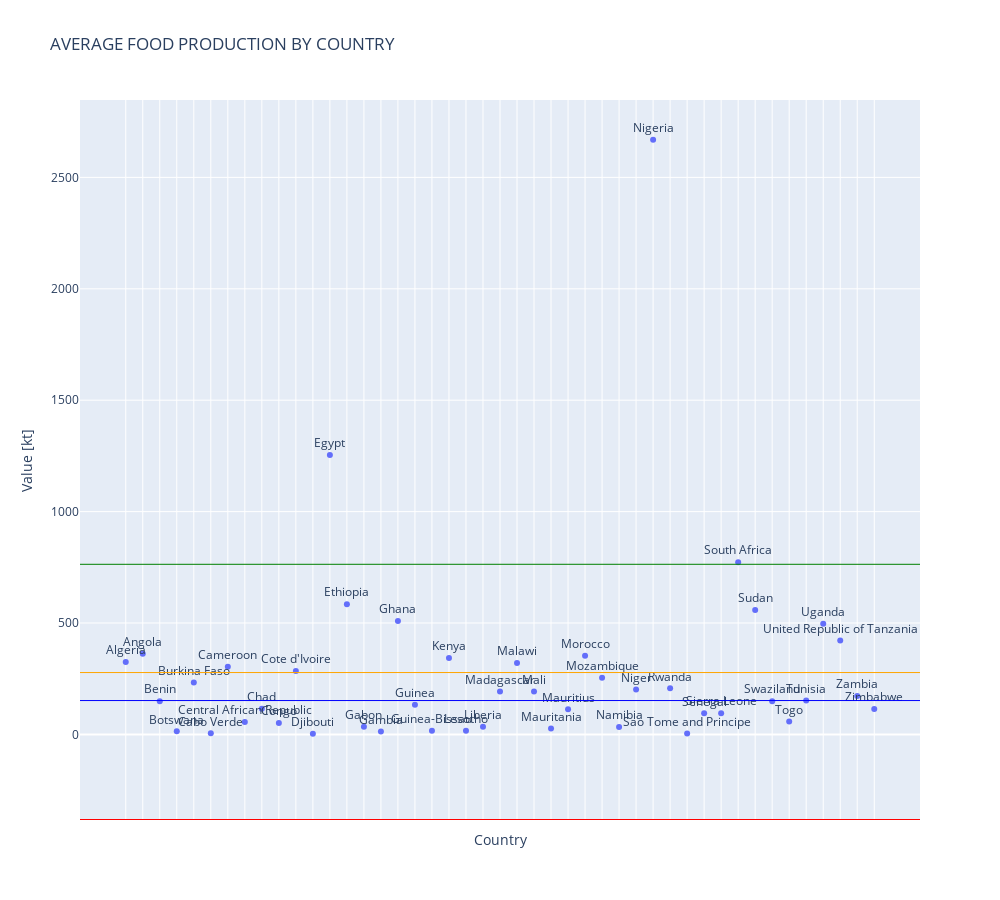

The notebook cell saved with this chart:
### Markdown cell above
### Average Food Production by Country

### Code cell
from plotly.offline import plot
fig = px.scatter(meanProd_C, x='Country', y='Value [kt]', title ='AVERAGE FOOD PRODUCTION BY COUNTRY',text='Country')
#add two horizontal lines
fig.update_layout(width=1000, height=900, autosize=False, shapes=[
    #lower fence
    dict(type='line', xref='paper', x0=0, x1=1, yref='y', y0=lower_fence, y1=lower_fence, line=dict(
    color='Red', width=1)),
    #mean
    dict(type='line', xref='paper', x0=0, x1=1, yref='y', y0=meanProd_C['Value [kt]'].mean(), y1=meanProd_C['Value [kt]'].mean(), line=dict(
    color='Orange', width=1)),
    #median
    dict(type='line', xref='paper', x0=0, x1=1, yref='y', y0=meanProd_C['Value [kt]'].median(), y1=meanProd_C['Value [kt]'].median(), line=dict(
    color='Blue', width=1)),
    #upper fence
    dict(type='line', xref='paper', x0=0, x1=1, yref='y', y0=upper_fence, y1=upper_fence, line=dict(
    color='Green', width=1))], showlegend=False)

fig.update_traces(textposition='top center')
fig.update_xaxes(showticklabels= False)

fig

### Figure 1 — Plotly figure (JSON) as saved in the notebook; plotly's stock layout.template omitted (floating-point values rounded to 4 significant figures)
{"data": [{"hovertemplate": "Country=%{text}<br>Value [kt]=%{y}<extra></extra>", "legendgroup": "", "marker": {"color": "#636efa", "symbol": "circle"}, "mode": "markers+text", "name": "", "orientation": "v", "showlegend": false, "text": ["Algeria", "Angola", "Benin", "Botswana", "Burkina Faso", "Cabo Verde", "Cameroon", "Central African Republic", "Chad", "Congo", "Cote d'Ivoire", "Djibouti", "Egypt", "Ethiopia", "Gabon", "Gambia", "Ghana", "Guinea", "Guinea-Bissau", "Kenya", "Lesotho", "Liberia", "Madagascar", "Malawi", "Mali", "Mauritania", "Mauritius", "Morocco", "Mozambique", "Namibia", "Niger", "Nigeria", "Rwanda", "Sao Tome and Principe", "Senegal", "Sierra Leone", "South Africa", "Sudan", "Swaziland", "Togo", "Tunisia", "Uganda", "United Republic of Tanzania", "Zambia", "Zimbabwe"], "textposition": "top center", "type": "scatter", "x": ["Algeria", "Angola", "Benin", "Botswana", "Burkina Faso", "Cabo Verde", "Cameroon", "Central African Republic", "Chad", "Congo", "Cote d'Ivoire", "Djibouti", "Egypt", "Ethiopia", "Gabon", "Gambia", "Ghana", "Guinea", "Guinea-Bissau", "Kenya", "Lesotho", "Liberia", "Madagascar", "Malawi", "Mali", "Mauritania", "Mauritius", "Morocco", "Mozambique", "Namibia", "Niger", "Nigeria", "Rwanda", "Sao Tome and Principe", "Senegal", "Sierra Leone", "South Africa", "Sudan", "Swaziland", "Togo", "Tunisia", "Uganda", "United Republic of Tanzania", "Zambia", "Zimbabwe"], "xaxis": "x", "y": [325.3, 362.0, 149.3, 14.14, 232.9, 5.024, 304.1, 55.38, 115.6, 51.58, 285.1, 3.027, 1254.0, 584.5, 33.91, 13.05, 508.6, 133.7, 16.58, 342.5, 16.46, 34.9, 192.9, 320.2, 192.3, 26.42, 112.6, 353.0, 254.2, 33.02, 201.9, 2669.0, 206.9, 3.972, 95.03, 95.47, 772.8, 558.5, 149.2, 57.42, 152.0, 497.2, 421.3, 172.3, 114.6], "yaxis": "y"}], "layout": {"autosize": false, "height": 900, "legend": {"tracegroupgap": 0}, "shapes": [{"line": {"color": "Red", "width": 1}, "type": "line", "x0": 0, "x1": 1, "xref": "paper", "y0": -381.9, "y1": -381.9, "yref": "y"}, {"line": {"color": "Orange", "width": 1}, "type": "line", "x0": 0, "x1": 1, "xref": "paper", "y0": 277.6, "y1": 277.6, "yref": "y"}, {"line": {"color": "Blue", "width": 1}, "type": "line", "x0": 0, "x1": 1, "xref": "paper", "y0": 152.0, "y1": 152.0, "yref": "y"}, {"line": {"color": "Green", "width": 1}, "type": "line", "x0": 0, "x1": 1, "xref": "paper", "y0": 763.5, "y1": 763.5, "yref": "y"}], "showlegend": false, "title": {"text": "AVERAGE FOOD PRODUCTION BY COUNTRY"}, "width": 1000, "xaxis": {"anchor": "y", "domain": [0, 1], "showticklabels": false, "title": {"text": "Country"}}, "yaxis": {"anchor": "x", "domain": [0, 1], "title": {"text": "Value [kt]"}}}}
